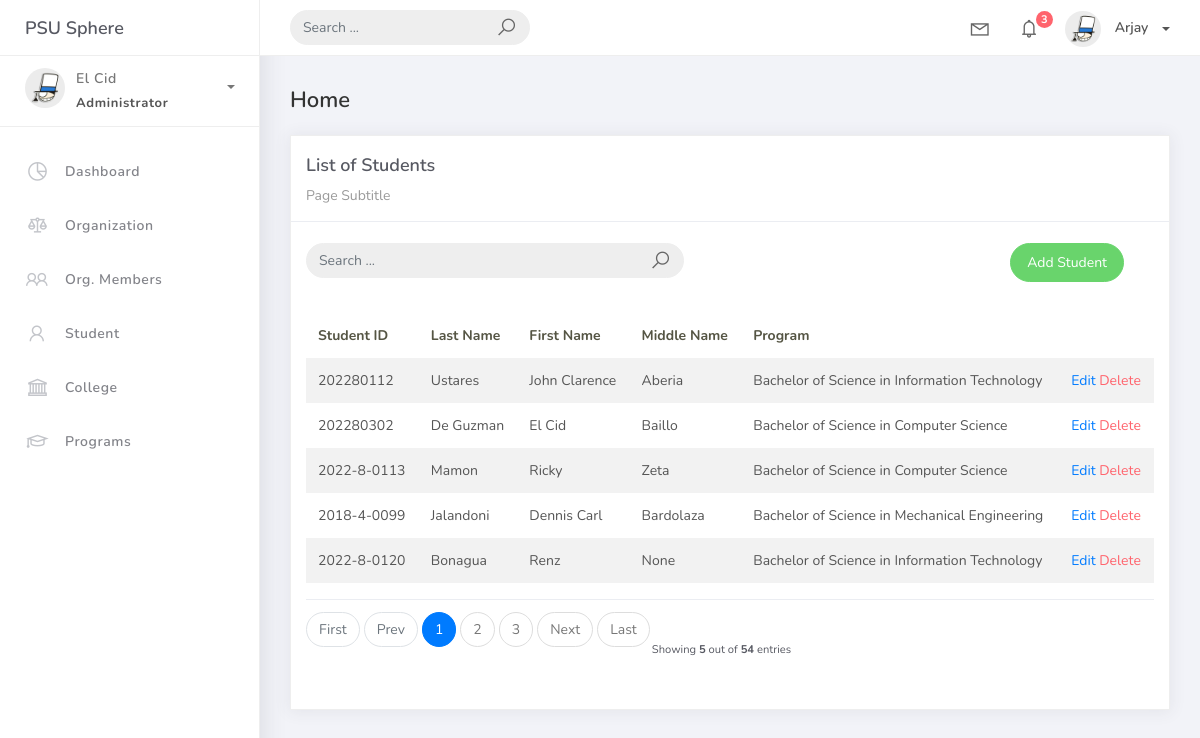
Screenshot of /student_list with the database file from the repository.
### studentorg/models.py (models this page shows, shortened)
class BaseModel (models.Model):
    created_at = models.DateTimeField(auto_now_add=True, db_index=True)
    updated_at = models.DateTimeField(auto_now=True)
    class Meta:
        abstract = True

class Student(BaseModel):
    student_id = models.CharField(max_length=15)
    lastname = models.CharField(max_length=25, verbose_name="Last Name")
    firstname = models.CharField(max_length=25, verbose_name="First Name")
    middlename = models.CharField(max_length=25, blank=True, null=True , verbose_name="Middle Name")
    program = models.ForeignKey(Program, on_delete=models.CASCADE)

class Program(BaseModel):
    prog_name = models.CharField(max_length=150, verbose_name="Program Name")
    college = models.ForeignKey(College, on_delete=models.CASCADE)
    def __str__(self) :
        return self.prog_name

### studentorg/views.py (the view)
# urls.py: path('student_list', StudentList.as_view(), name='student-list'),
class StudentList(ListView):
    model = Student
    content_object_name = 'student'
    template_name = 'student_list.html'
    paginate_by = 5
    def get_queryset(self, *args, **kwargs):
        qs = super(StudentList, self).get_queryset(*args, **kwargs)
        if self.request.GET.get("q") != None:
            query = self.request.GET.get('q')
            qs = qs.filter(Q(student_id__icontains=query) | Q(firstname__icontains=query) |
                            Q(lastname__icontains=query) | Q(middlename__icontains=query) |
                            Q(program__prog_name__icontains=query))
        return qs

### templates/student_list.html
{% extends 'base.html' %} {% load static %} {% block content %}
<div class="content">
    <div class="container-fluid">
        <h4 class="page-title">Home</h4>
        <div class="row">
            <div class="col-md-12">
                <div class="card">
                    <div class="card-header">
                        <div class="card-title">List of Students</div>
                        <div class="card-category">Page Subtitle</div>
                    </div>
                    <br />
                    <div class="col-md-12 row">
                        <div class="col-md-6">
                            <form class="navbar-left navbar-form nav-search mr-md-3" action="{% url 'student-list'%}">
                                <div class="input-group">
                                    <input type="text" placeholder="Search ..." class="form-control" name="q" />
                                    <div class="input-group-append">
                                        <span class="input-group-text">
                                            <i class="la la-search search-icon"></i>
                                        </span>
                                    </div>
                                </div>
                            </form>
                        </div>
                        <div class="col-md-6">
                            <div class="pull-right">
                                <a href="{% url 'student-add' %}" class="btn btn-success btn-rounded">Add Student</a>
                            </div>
                        </div>
                    </div>
                    <div class="card-body">
                        <table class="table table-striped mt-3">
                            <thead>
                                <tr>
                                    <th scope="col">Student ID</th>
                                    <th scope="col">Last Name</th>
                                    <th scope="col">First Name</th>
                                    <th scope="col">Middle Name</th>
                                    <th scope="col">Program</th>
                                </tr>
                            </thead>
                            <tbody>
                                {% for object in object_list %}
                                <tr>
                                    <td>{{ object.student_id }}</td>
                                    <td>{{ object.lastname }}</td>
                                    <td>{{ object.firstname }}</td>
                                    <td>{{ object.middlename }}</td>
                                    <td>{{ object.program }}</td>
                                    <td>
                                        <a href="student_list/{{ object.id }}">Edit</a>
                                        <a href="student_list/{{ object.id }}/delete" class="text-danger">Delete</a> </a>
                                    </td>
                                </tr>
                                {% empty %}
                                <tr>
                                    <td colspan="4" style="text-align: center">
                                        <p class="text-sm font-weight-bold mb-0">No Records Found</p>
                                    </td>
                                </tr>
                                {% endfor %}
                            </tbody>
                        </table>
                        {% include 'includes/pagination.html' %}
                    </div>
                </div>
            </div>
        </div>
    </div>
</div>
{% endblock %}

### rows the page displays
Student: student_id "202280112", lastname "Ustares", firstname "John Clarence", middlename "Aberia", program "Bachelor of Science in Information Technology"
Student: student_id "202280302", lastname "De Guzman", firstname "El Cid", middlename "Baillo", program "Bachelor of Science in Computer Science"
Student: student_id "2022-8-0113", lastname "Mamon", firstname "Ricky", middlename "Zeta", program "Bachelor of Science in Computer Science"
Student: student_id "2018-4-0099", lastname "Jalandoni", firstname "Dennis Carl", middlename "Bardolaza", program "Bachelor of Science in Mechanical Engineering"
Student: student_id "2022-8-0120", lastname "Bonagua", firstname "Renz", middlename "None", program "Bachelor of Science in Information Technology"

### other values shown
{{ page_num }} "1"
{{ page_num }} "2" "3"
{{ object_list.count }} "5"
{{ paginator.count }} "54"
